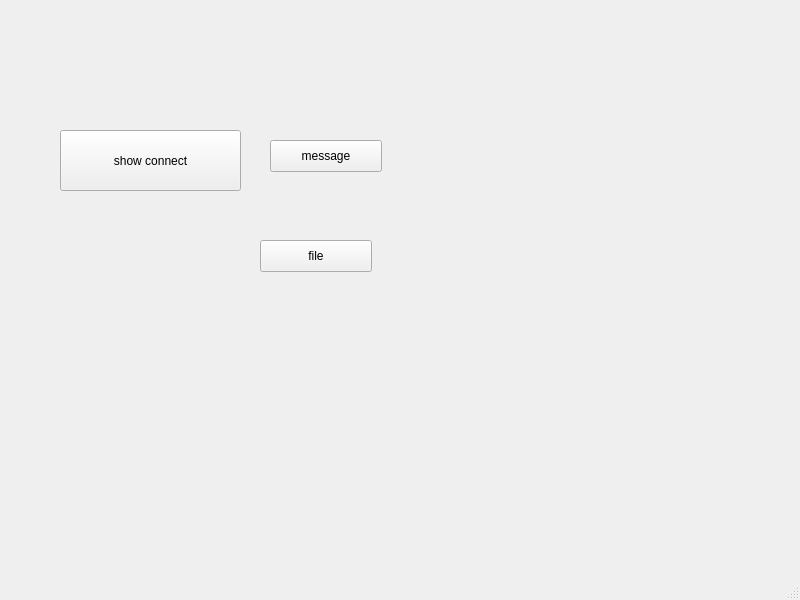
<?xml version="1.0" encoding="UTF-8"?>
<ui version="4.0">
 <class>MainWindow</class>
 <widget class="QMainWindow" name="MainWindow">
  <property name="geometry">
   <rect>
    <x>0</x>
    <y>0</y>
    <width>800</width>
    <height>600</height>
   </rect>
  </property>
  <property name="windowTitle">
   <string>MainWindow</string>
  </property>
  <widget class="QWidget" name="centralwidget">
   <widget class="QPushButton" name="Btn">
    <property name="geometry">
     <rect>
      <x>60</x>
      <y>130</y>
      <width>181</width>
      <height>61</height>
     </rect>
    </property>
    <property name="text">
     <string>show connect</string>
    </property>
   </widget>
   <widget class="QPushButton" name="Btn2">
    <property name="geometry">
     <rect>
      <x>270</x>
      <y>140</y>
      <width>112</width>
      <height>32</height>
     </rect>
    </property>
    <property name="text">
     <string>message</string>
    </property>
   </widget>
   <widget class="QPushButton" name="Btn3">
    <property name="geometry">
     <rect>
      <x>260</x>
      <y>240</y>
      <width>112</width>
      <height>32</height>
     </rect>
    </property>
    <property name="text">
     <string>file</string>
    </property>
   </widget>
  </widget>
  <widget class="QMenuBar" name="menubar">
   <property name="geometry">
    <rect>
     <x>0</x>
     <y>0</y>
     <width>800</width>
     <height>22</height>
    </rect>
   </property>
  </widget>
  <widget class="QStatusBar" name="statusbar"/>
 </widget>
 <resources/>
 <connections/>
</ui>
